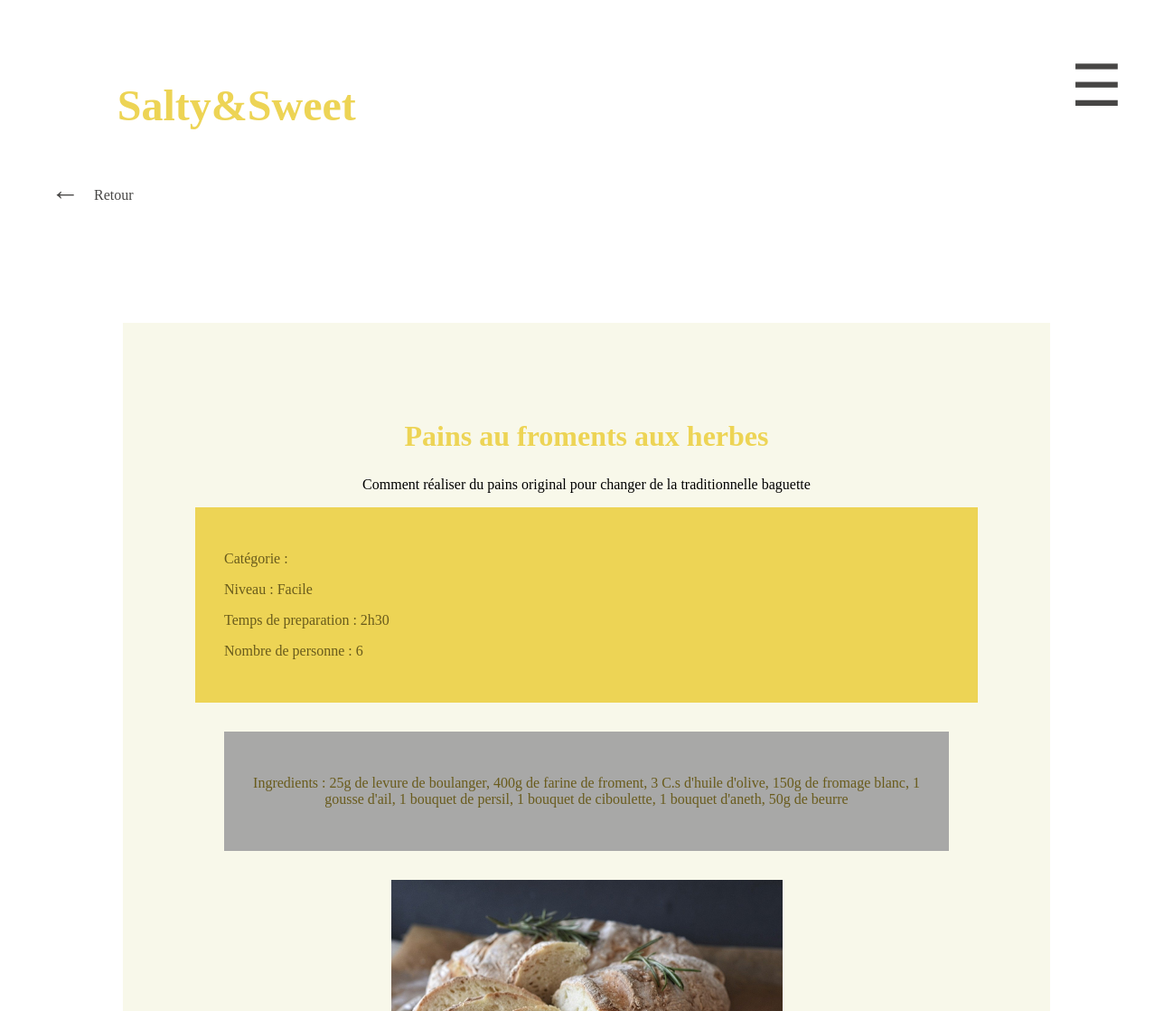
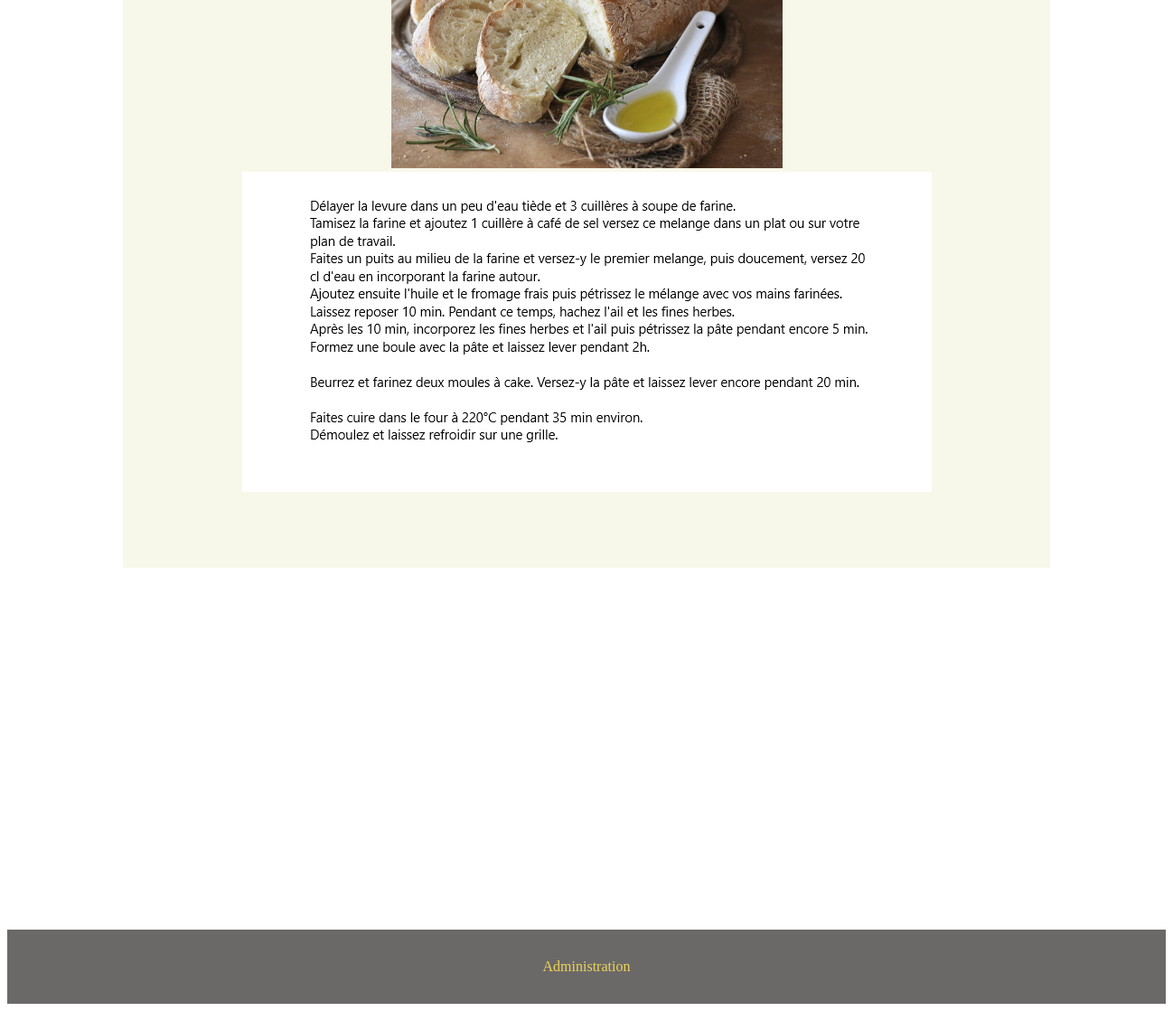
Page /index.php?page=vuerecette&id=3 on the committed database (2 pictures, top to bottom).
### tables this page shows
CREATE TABLE `Recettes` (
  `idRecette` int(11) NOT NULL,
  `nom` varchar(255) NOT NULL,
  `niveau` varchar(255) NOT NULL,
  `temps` varchar(255) NOT NULL,
  `nombreDePersonne` int(11) NOT NULL,
  `ingredients` varchar(255) NOT NULL,
  `description` varchar(255) NOT NULL,
  `categorie` int(11) NOT NULL,
  `imgRecette` varchar(60) NOT NULL,
  `ImgDerouleRecette` varchar(60) NOT NULL
);

### app/Controller/controllerRecette.php (called while the page is built, shortened)
<?php
class controllerRecette
{
    private $model;
    public function __construct()
    {
        $this->model= new RecetteModel();
    }
    public function getRecette($idRecette){
        $recette=$this->model->getOneRecette($idRecette);
        include "app/View/vueRecette.php";
    }
}
?>

### index.php (called while the page is built, shortened)
<?php
function chargerClasse($classe){
    $classe= str_replace("\\", '/', $classe);
}
$controllerRecette= new controllerRecette();
if( isset($_GET["page"]) && isset($_GET["id"]) && $_GET["page"]=="vuerecette"){
    $resRequete=$controllerRecette->getRecette($_GET["id"]);
}
?>

### app/Model/RecetteModel.php (called while the page is built, shortened)
<?php
class RecetteModel extends model
{
    public function __construct()
    {
        $this->table="Recettes";
    }
    public function getOneRecette($idRecette){
        $conditions= array("condition"=> "idRecette = $idRecette");
        $resultatRecette=$this->trouverOne($conditions);
        return $resultatRecette;
    }
}
?>

### app/Model/model.php (called while the page is built, shortened)
<?php
include "app/Config/Database.php";
class model{
    protected $table;
    private $connex;
    public function __construct($table)
    {
        $bd=new database();
        $this->connex= $bd->getConnexion();
    }
    public function trouverOne($donnees=array()){
        $specification=" * ";
        $autreTable= " ";
        $condition= " 1 ";
        $otherconditions= " ";
        if(isset($donnees["specification"])){
            $specification=$donnees["specification"];
        }
        if (isset($donnees["condition"])){
            $condition=$donnees["condition"];
        }
        if(isset($donnees["otherconditions"])){
            $otherconditions=$donnees["otherconditions"];
        }
        $sql = "SELECT".$specification." FROM ".$this->table." ".$autreTable." WHERE ".$condition. " ".$otherconditions;
        $envoisql=$this->connex->query($sql);
        $resultatssql=$envoisql->fetch(PDO::FETCH_ASSOC);
        return $resultatssql;
    }
}
?>

### app/Config/Database.php (called while the page is built, shortened)
<?php
class Database{
    private $_host = "localhost";
    private $_db_name = "Site";
    private $_username = "user";
    private $_password = "user";
    public function getConnexion(){
        $this->_conn = null;
        try{
            $this->_conn = new \PDO("mysql:host=" . $this->_host . ";dbname=" . $this->_db_name, $this->_username, $this->_password);
            $this->_conn->exec("set names utf8");
        }catch(PDOException $exception){
            echo "Connection error: " . $exception->getMessage();
        }
        return $this->_conn;
    }
}
?>

### app/View/vueRecette.php (the view, shortened to what this page needs)
<!DOCTYPE html>
<html>
<head>
    <link rel="stylesheet" href="../../css/style.css">
</head>
<body class="vignet">
<?php include "header.php"?>
<p id="arrow"><a href="index.php">Retour</a></p>
<article id="vue_recette">
    <h1><?=$recette["nom"]?></h1>
    <p><?=$recette["description"]?></p>
    <section id="caract">
        <p>Catégorie : <?=$categorie[0]["categorie"]?></p>
        <p> Niveau : <?=$recette["niveau"]?></p>
        <p>Temps de preparation : <?=$recette["temps"]?></p>
        <p>Nombre de personne : <?=$recette["nombreDePersonne"]?></p>
    </section>
    <section id="ingredients">
        <p>Ingredients : <?=$recette["ingredients"]?></p>
    </section>
    <img src="<?=$recette["imgRecette"]?>" alt="Recette" id="rec">
    <img src="../../<?=$recette["ImgDerouleRecette"]?>" alt="DerouleRecette" id="derouleRecette">
</article>
<div id="footer">
<?php include_once("footer.php")?>
</div>
</body></html>

### css/style.css (style rules this page uses)
@media screen and (min-width: 1280px) { a { text-decoration: none; color: #edd455; } }
@media screen and (min-width: 1280px) { a:link { color: #edd455; } }
@media screen and (min-width: 1280px) { h1 { color: #edd455; font-family: fantasy; font-size: 2rem; } }
@media screen and (min-width: 1280px) { #caract { color: #695b1c; text-align: left; padding: 2rem; background-color: #edd455; } }
@media screen and (min-width: 1280px) { #ingredients { color: #695b1c; padding: 2rem; margin: 2rem; background-color: #a8a8a7; } }
@media screen and (min-width: 1280px) { #vue_recette { margin: 8rem; padding: 5rem; text-align: center; font-family: fantasy; background-color: #f8f8ea; } }
@media screen and (min-width: 1280px) { #rec { width: 50%; } }
@media screen and (min-width: 1280px) { #arrow::before { content:'\2190'; margin-left: 3rem; margin-top: 3rem; text-align: left; font-size: 2rem; color: #474645; } }
@media screen and (min-width: 1280px) { #arrow>a { text-decoration: none; color: #474645; font-family:fantasy; font-size: 1rem; margin: 1rem; } }
@media screen and (min-width: 1280px) { #footer { margin-top: 25rem; margin-bottom: 0; } }

### rows in the picture
recettes: nom "Pains au froments aux herbes", description "Comment réaliser du pains original pour changer de la traditionnelle baguette", niveau "Facile", temps "2h30", nombreDePersonne "6", ingredients "25g de levure de boulanger, 400g de farine de froment, 3 C.s d'huile d'olive, 150g de fromage blanc, 1 gousse d'ail, 1 bouquet de persil, 1 bouquet de ciboulette, 1 bouquet d'aneth, 50g de beurre", imgRecette (picture), ImgDerouleRecette (picture)
